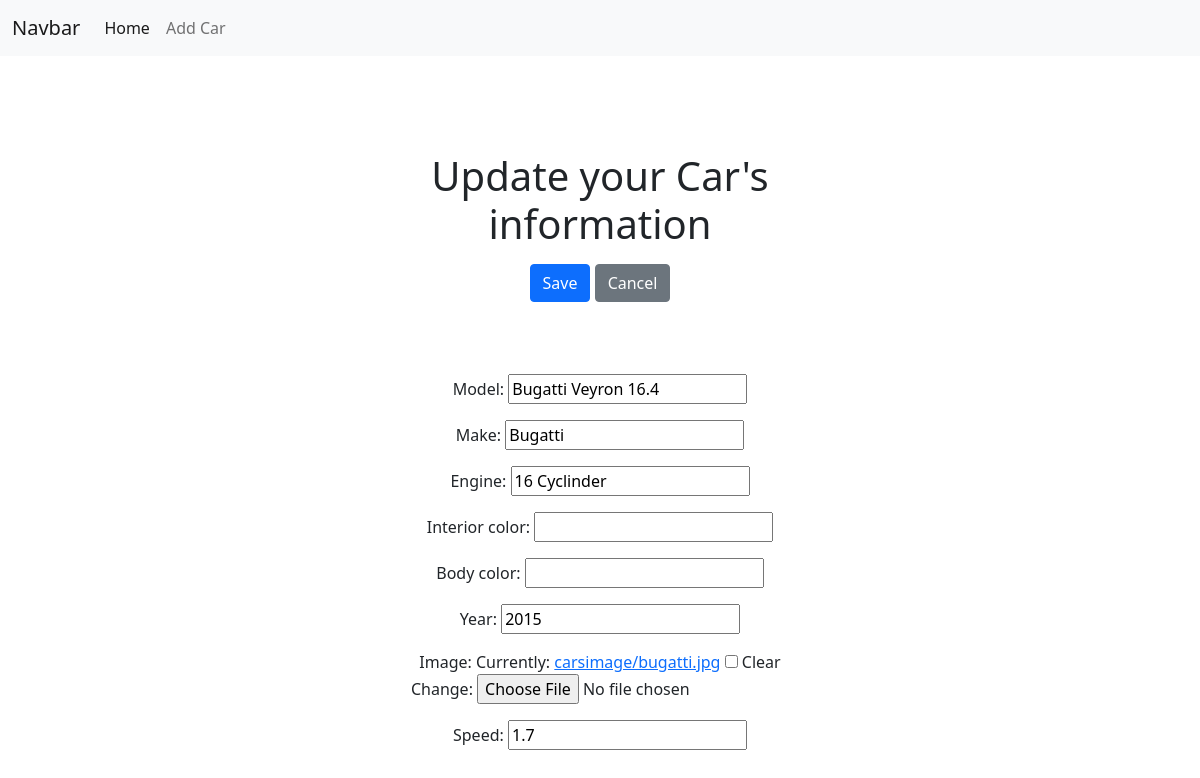
The app's page /update/2/ with its own data.
### garage/models.py (models this page shows, shortened)
class Car(models.Model):
    vin = models.CharField(max_length = 100, blank=True)
    make = models.CharField(max_length = 100, blank= True)
    model = models.CharField(max_length = 100, blank = True)
    engine = models.CharField(max_length = 100, blank= True)
    interior_color = models.CharField(max_length = 100, blank= True)
    body_color = models.CharField(max_length = 100, blank= True)
    year = models.IntegerField()
    image = models.ImageField(upload_to="carsimage", blank=True)
    image_url = models.URLField(blank=True)
    speed = models.DecimalField(blank=True, max_digits = 6, decimal_places=1)

### garage/views.py (the view)
# urls.py: path('update/<int:pk>/', CarUpdateView.as_view(), name="car_update"),
class CarUpdateView(UpdateView):
    model = Car
    fields = ['model', 'make', 'engine', 'interior_color', 'body_color', 'year', 'image', 'speed']
    template_name_suffix = "_update_form"

### garage/templates/garage/car_update_form.html (shortened to what this page needs)
<link href="https://cdn.jsdelivr.net/npm/bootstrap@5.0.1/dist/css/bootstrap.min.css" rel="stylesheet">
<header>
    {% include 'garage/_menu.html' %}
</header>
<main>
    <section class="py-5 text-center container">
      <form method="post" enctype="multipart/form-data">
        <div class="row py-lg-5">
         <div class="col-lg-6 col-md-8 mx-auto">
          <h1 class="fw-light">Update your Car's information</h1>
          <p>
            <input type="submit" type="button" class="btn btn-primary my-2" value="Save">
            <a href="{% url 'car_list' %}" type="button" class="btn btn-secondary my-2">Cancel</a>
          </p>
        </div>
      </div>
        {{ form.as_p }}
      </form>
    </section>
  </main>

### records on screen
Car: model "Bugatti Veyron 16.4", make "Bugatti", engine "16 Cyclinder", year "2015", speed "1.7"
